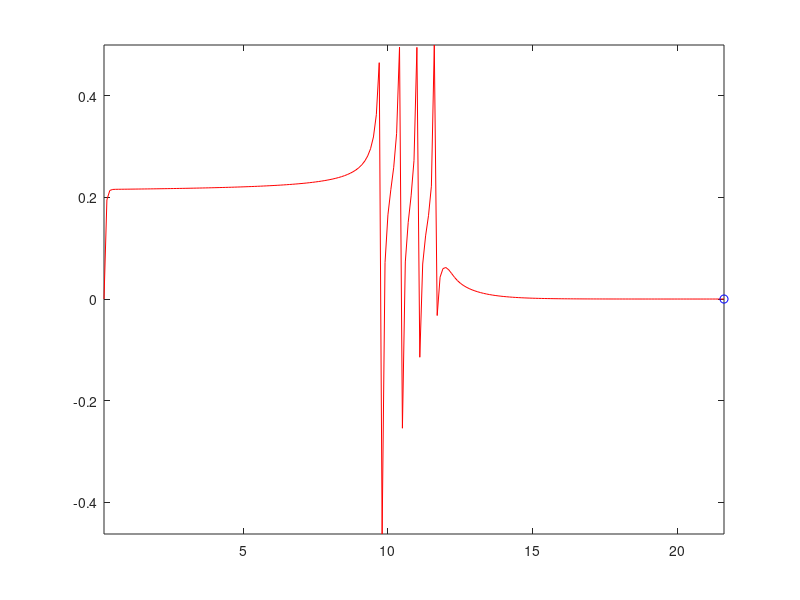

The MATLAB source for this figure:
%% Euler Method of Computing
t_o = 0;
g = 9.81; % m/s^2
J = 0.8;    %kg*m^2
B = 0.0;   %kg*m^2/s
tau = 75;  %braking torque
l_o = 0.22;
u_o = 0.9;
M = 220;    %kg - Normal Mass
r = 0.22; %m - radius of wheel
delta_t = 0.1;  %time step

t = delta_t;

v_o = 25; %m/s
v_i = v_o;

w_o = v_i / r;
w_i = w_o;

x = 0;

w_array = [];
v_array = [];
t_array = [];
l_array = [];
u_array = [];
x_array = [];

fprintf('%5s \t %10s \t %10s \t %10s \t %10s \t %10s \n', 't', 'v', 'w', 'u(l)', 'l', 'x')

while ( v_i > 0.00001 )
    
        
    
        l = 1 - ( (r*w_i) / v_i );
        u = (l_o * l) / ( (l_o^2) + (l^2) );
    
        v_i1 = v_i - u * g * delta_t;
        w_i1 = (delta_t/J)*( u * M * g * r - B * w_i - tau );
        x_1 = v_i*delta_t + x;
    
        fprintf('%5.2f \t %10.4f \t %10.4f \t %10.4f \t %10.4f \t %10.4f\n', t, v_i1, w_i1, u, l, x)
    
        t = t + delta_t;
        v_i = v_i1;
        w_i = w_i1;
        x = x_1;
        
        w_array = cat(1, w_array, w_i);
        v_array = cat(1, v_array, v_i);
        t_array = cat(1, t_array, t);
        l_array = cat(1, l_array, l);
        u_array = cat(1, u_array, u);
        x_array = cat(1, x_array, x);
end;

comet( t_array, u_array )
shading flat
